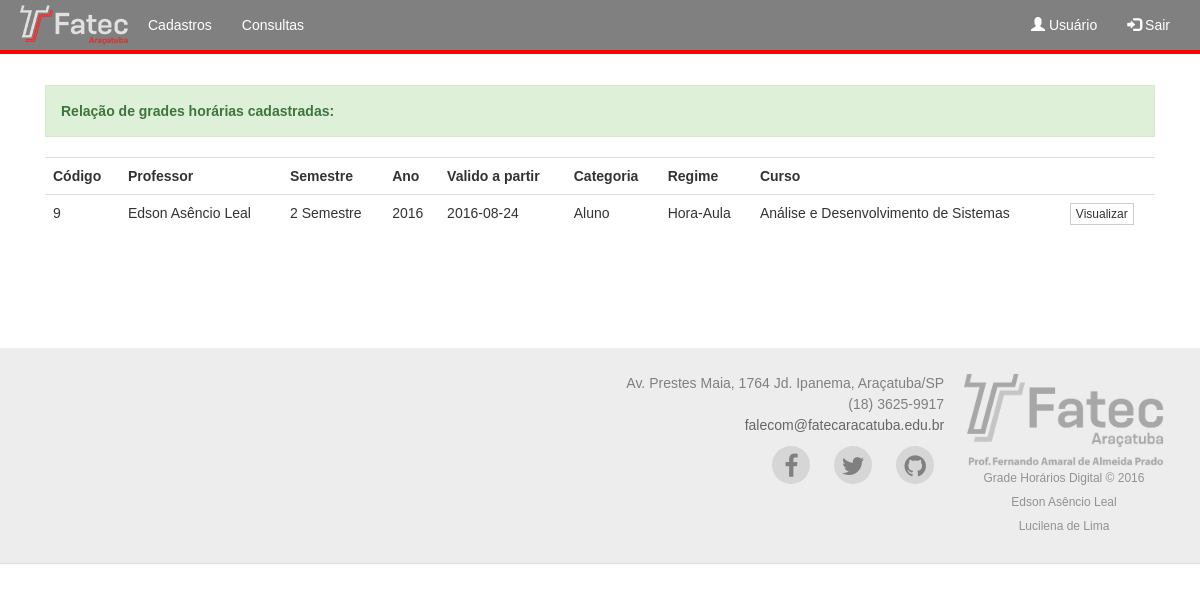
Screenshot of /listagem_grade.php with the database file from the repository.
### tables this page shows
CREATE TABLE `grade` (
  `cod_grade` int(5) NOT NULL,
  `cod_prof` int(5) NOT NULL,
  `semestre` varchar(10) NOT NULL,
  `ano` int(4) NOT NULL,
  `validade` varchar(20) NOT NULL,
  `categoria` varchar(100) NOT NULL,
  `regime` varchar(100) NOT NULL,
  `curso` varchar(150) NOT NULL,
  `observacoes` text
);

CREATE TABLE `professor` (
  `cod_prof` int(5) NOT NULL,
  `nome_prof` varchar(150) NOT NULL,
  `fone_prof` varchar(11) NOT NULL,
  `email_prof` varchar(150) NOT NULL
);

### listagem_grade.php (the view, shortened to what this page needs)
<?php
    include("conexao.php");
    $consulta = "SELECT * FROM grade JOIN professor on grade.cod_prof = professor.cod_prof";
    $con = $mysqli->query($consulta) or die($mysqli->error);
?>
<!DOCTYPE html>
<html lang="pt-br">
<head>
    <link href="css/bootstrap.min.css" rel="stylesheet">
    <link rel="stylesheet" href="css/font-awesome.min.css">
    <link rel="stylesheet" href="css/demo.css">
	<link rel="stylesheet" href="css/footer-distributed-with-address-and-phones.css">
	<link rel="stylesheet" href="mdl/material.min.css">
	<link href="css/hover.css" rel="stylesheet" media="all">
</head>
<body>
    <nav class="navbar navbar-inverse navbar-fixed-top" role="navigation" >
        <div class="container">
            <div class="navbar-header">
                <a class="navbar-brand" href="index.html">
                    <img src="png/fatec-small.png" alt="">
                </a>
            </div>
            <div class="collapse navbar-collapse" id="bs-example-navbar-collapse-1">
                <ul class="nav navbar-nav">
                    <li>
                        <a href="cadastro.html">Cadastros</a>
                    </li>
                    <li>
                        <a href="consulta.html">Consultas</a>
                    </li>
                </ul>
                <ul class="nav navbar-nav navbar-right">
				      <li><a href="#"><span class="glyphicon glyphicon-user"></span> Usuário</a></li>
				      <li><a href="#"><span class="glyphicon glyphicon-log-in"></span> Sair</a></li>
    			</ul>
            </div>
        </div>
    </nav>
		<div class="container">
		<div class="panel-body col-xs-12 col-md-12">
            <div class="alert alert-success">
              <b>Relação de grades horárias cadastradas:</b>
            </div>
            <table class="table">
                <tr>
                    <td><b>Código</b></td>
                    <td><b>Professor</b></td>
                    <td><b>Semestre</b></td>
                    <td><b>Ano</b></td>
                    <td><b>Valido a partir</b></td>
                    <td><b>Categoria</b></td>
                    <td><b>Regime</b></td>
                    <td><b>Curso</b></td>
                    <td></td>
                </tr>
                <?php while ($dado = $con->fetch_array()){ ?>
                <tr>
                    <td><?php echo $dado["cod_grade"]; ?></td>
                    <td><?php echo $dado["nome_prof"]; ?></td>
                    <td><?php echo $dado["semestre"]; ?></td>
                    <td><?php echo $dado["ano"]; ?></td>
                    <td><?php echo $dado["validade"]; ?></td>
                    <td><?php echo $dado["categoria"]; ?></td>
                    <td><?php echo $dado["regime"]; ?></td>
                    <td><?php echo $dado["curso"]; ?></td>
                    <td>
                        <form name="form1" method="post" action="listagem_grade_horas.php">
                            <button type="submit" class="btn btn-xs btn-default">Visualizar</button>
                        </form>
                    </td>
                </tr>
                <?php }?>
            </table>
          </div>
		</div>
    <footer class="footer-distributed">
			<div class="footer-center">
				<div>
					<span>Av. Prestes Maia, 1764 </span>Jd. Ipanema, Araçatuba/SP
				</div>
				<div>
					(18) 3625-9917
				</div>
				<div>
					<a href="mailto:support@company.com">falecom@fatecaracatuba.edu.br</a>
				</div>
					<a href="#"><i class="fa fa-facebook"></i></a>
					<a href="#"><i class="fa fa-twitter"></i></a>
					<a href="#"><i class="fa fa-github"></i></a>
			</div>
			<div class="footer-right">
				<img src="png/fatec.png" width="200px">
				<p class="footer-company-name">Grade Horários Digital &copy; 2016
                <br>Edson Asêncio Leal
                <br>Lucilena de Lima</p>
			</div>
		</footer>
</body>
</html>

### css/demo.css (style rules this page uses)
* { padding:0; margin:0; }
html { background-color: #eaf0f2; }
body { font:14px/1.5 Arial, Helvetica, sans-serif; }
footer { position: fixed; bottom: 0; }
@media (max-height:800px) { footer { position: static; } }

### css/footer-distributed-with-address-and-phones.css (style rules this page uses)
.footer-distributed { background-color: #ededed; box-shadow: 0 1px 1px 0 rgba(0, 0, 0, 0.12); box-sizing: border-box; width: 100%; text-align: right; font: 14px/1.5 Arial, Helvetica, sans-serif; color: gray; padding: 25px 20px; margin-top: 80px; }
.footer-distributed .footer-left, .footer-distributed .footer-center, .footer-distributed .footer-right { display: inline-block; vertical-align: top; }
.footer-distributed .footer-company-name { color: #8f9296; font-size: 12px; font-weight: normal; margin: 0; }
.footer-distributed .footer-center { width: 40%; }
.footer-distributed .footer-center i { background-color: #d6d6d6; color: gray; font-size: 25px; width: 38px; height: 38px; border-radius: 50%; text-align: center; line-height: 42px; margin: 10px 10px; vertical-align: middle; }
.footer-distributed .footer-right { width: 20%; text-align: center; }

### listagem_grade.php (style rules this page uses)
body { padding-top: 70px; }

### rows the page displays
grade: cod_grade "9", cod_prof.nome_prof "Edson Asêncio Leal", semestre "2 Semestre", ano "2016", validade "2016-08-24", categoria "Aluno", regime "Hora-Aula", curso "Análise e Desenvolvimento de Sistemas"
